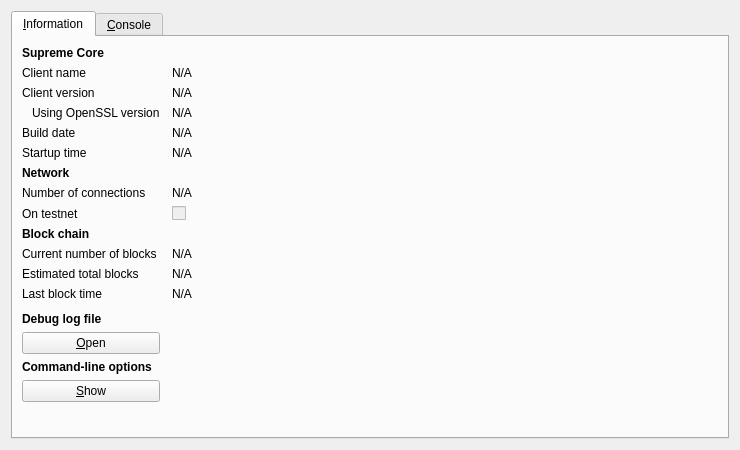
<?xml version="1.0" encoding="UTF-8"?>
<ui version="4.0">
 <class>RPCConsole</class>
 <widget class="QDialog" name="RPCConsole">
  <property name="geometry">
   <rect>
    <x>0</x>
    <y>0</y>
    <width>740</width>
    <height>450</height>
   </rect>
  </property>
  <property name="windowTitle">
   <string>Supreme - Debug window</string>
  </property>
  <layout class="QVBoxLayout" name="verticalLayout_2">
   <item>
    <widget class="QTabWidget" name="tabWidget">
     <property name="currentIndex">
      <number>0</number>
     </property>
     <widget class="QWidget" name="tab_info">
      <attribute name="title">
       <string>&amp;Information</string>
      </attribute>
      <layout class="QGridLayout" name="gridLayout" columnstretch="0,1">
       <property name="horizontalSpacing">
        <number>12</number>
       </property>
       <item row="0" column="0">
        <widget class="QLabel" name="label_9">
         <property name="font">
          <font>
           <weight>75</weight>
           <bold>true</bold>
          </font>
         </property>
         <property name="text">
          <string>Supreme Core</string>
         </property>
        </widget>
       </item>
       <item row="1" column="0">
        <widget class="QLabel" name="label_5">
         <property name="text">
          <string>Client name</string>
         </property>
        </widget>
       </item>
       <item row="1" column="1">
        <widget class="QLabel" name="clientName">
         <property name="cursor">
          <cursorShape>IBeamCursor</cursorShape>
         </property>
         <property name="text">
          <string>N/A</string>
         </property>
         <property name="textFormat">
          <enum>Qt::PlainText</enum>
         </property>
         <property name="textInteractionFlags">
          <set>Qt::LinksAccessibleByMouse|Qt::TextSelectableByKeyboard|Qt::TextSelectableByMouse</set>
         </property>
        </widget>
       </item>
       <item row="2" column="0">
        <widget class="QLabel" name="label_6">
         <property name="text">
          <string>Client version</string>
         </property>
        </widget>
       </item>
       <item row="2" column="1">
        <widget class="QLabel" name="clientVersion">
         <property name="cursor">
          <cursorShape>IBeamCursor</cursorShape>
         </property>
         <property name="text">
          <string>N/A</string>
         </property>
         <property name="textFormat">
          <enum>Qt::PlainText</enum>
         </property>
         <property name="textInteractionFlags">
          <set>Qt::LinksAccessibleByMouse|Qt::TextSelectableByKeyboard|Qt::TextSelectableByMouse</set>
         </property>
        </widget>
       </item>
       <item row="3" column="0">
        <widget class="QLabel" name="label_14">
         <property name="text">
          <string>Using OpenSSL version</string>
         </property>
         <property name="indent">
          <number>10</number>
         </property>
        </widget>
       </item>
       <item row="3" column="1">
        <widget class="QLabel" name="openSSLVersion">
         <property name="cursor">
          <cursorShape>IBeamCursor</cursorShape>
         </property>
         <property name="text">
          <string>N/A</string>
         </property>
         <property name="textFormat">
          <enum>Qt::PlainText</enum>
         </property>
         <property name="textInteractionFlags">
          <set>Qt::LinksAccessibleByMouse|Qt::TextSelectableByKeyboard|Qt::TextSelectableByMouse</set>
         </property>
        </widget>
       </item>
       <item row="4" column="0">
        <widget class="QLabel" name="label_12">
         <property name="text">
          <string>Build date</string>
         </property>
        </widget>
       </item>
       <item row="4" column="1">
        <widget class="QLabel" name="buildDate">
         <property name="cursor">
          <cursorShape>IBeamCursor</cursorShape>
         </property>
         <property name="text">
          <string>N/A</string>
         </property>
         <property name="textFormat">
          <enum>Qt::PlainText</enum>
         </property>
         <property name="textInteractionFlags">
          <set>Qt::LinksAccessibleByMouse|Qt::TextSelectableByKeyboard|Qt::TextSelectableByMouse</set>
         </property>
        </widget>
       </item>
       <item row="5" column="0">
        <widget class="QLabel" name="label_13">
         <property name="text">
          <string>Startup time</string>
         </property>
        </widget>
       </item>
       <item row="5" column="1">
        <widget class="QLabel" name="startupTime">
         <property name="cursor">
          <cursorShape>IBeamCursor</cursorShape>
         </property>
         <property name="text">
          <string>N/A</string>
         </property>
         <property name="textFormat">
          <enum>Qt::PlainText</enum>
         </property>
         <property name="textInteractionFlags">
          <set>Qt::LinksAccessibleByMouse|Qt::TextSelectableByKeyboard|Qt::TextSelectableByMouse</set>
         </property>
        </widget>
       </item>
       <item row="6" column="0">
        <widget class="QLabel" name="label_11">
         <property name="font">
          <font>
           <weight>75</weight>
           <bold>true</bold>
          </font>
         </property>
         <property name="text">
          <string>Network</string>
         </property>
        </widget>
       </item>
       <item row="7" column="0">
        <widget class="QLabel" name="label_7">
         <property name="text">
          <string>Number of connections</string>
         </property>
        </widget>
       </item>
       <item row="7" column="1">
        <widget class="QLabel" name="numberOfConnections">
         <property name="cursor">
          <cursorShape>IBeamCursor</cursorShape>
         </property>
         <property name="text">
          <string>N/A</string>
         </property>
         <property name="textFormat">
          <enum>Qt::PlainText</enum>
         </property>
         <property name="textInteractionFlags">
          <set>Qt::LinksAccessibleByMouse|Qt::TextSelectableByKeyboard|Qt::TextSelectableByMouse</set>
         </property>
        </widget>
       </item>
       <item row="8" column="0">
        <widget class="QLabel" name="label_8">
         <property name="text">
          <string>On testnet</string>
         </property>
        </widget>
       </item>
       <item row="8" column="1">
        <widget class="QCheckBox" name="isTestNet">
         <property name="enabled">
          <bool>false</bool>
         </property>
         <property name="text">
          <string/>
         </property>
        </widget>
       </item>
       <item row="9" column="0">
        <widget class="QLabel" name="label_10">
         <property name="font">
          <font>
           <weight>75</weight>
           <bold>true</bold>
          </font>
         </property>
         <property name="text">
          <string>Block chain</string>
         </property>
        </widget>
       </item>
       <item row="10" column="0">
        <widget class="QLabel" name="label_3">
         <property name="text">
          <string>Current number of blocks</string>
         </property>
        </widget>
       </item>
       <item row="10" column="1">
        <widget class="QLabel" name="numberOfBlocks">
         <property name="cursor">
          <cursorShape>IBeamCursor</cursorShape>
         </property>
         <property name="text">
          <string>N/A</string>
         </property>
         <property name="textFormat">
          <enum>Qt::PlainText</enum>
         </property>
         <property name="textInteractionFlags">
          <set>Qt::LinksAccessibleByMouse|Qt::TextSelectableByKeyboard|Qt::TextSelectableByMouse</set>
         </property>
        </widget>
       </item>
       <item row="11" column="0">
        <widget class="QLabel" name="label_4">
         <property name="text">
          <string>Estimated total blocks</string>
         </property>
        </widget>
       </item>
       <item row="11" column="1">
        <widget class="QLabel" name="totalBlocks">
         <property name="cursor">
          <cursorShape>IBeamCursor</cursorShape>
         </property>
         <property name="text">
          <string>N/A</string>
         </property>
         <property name="textFormat">
          <enum>Qt::PlainText</enum>
         </property>
         <property name="textInteractionFlags">
          <set>Qt::LinksAccessibleByMouse|Qt::TextSelectableByKeyboard|Qt::TextSelectableByMouse</set>
         </property>
        </widget>
       </item>
       <item row="12" column="0">
        <widget class="QLabel" name="label_2">
         <property name="text">
          <string>Last block time</string>
         </property>
        </widget>
       </item>
       <item row="12" column="1">
        <widget class="QLabel" name="lastBlockTime">
         <property name="cursor">
          <cursorShape>IBeamCursor</cursorShape>
         </property>
         <property name="text">
          <string>N/A</string>
         </property>
         <property name="textFormat">
          <enum>Qt::PlainText</enum>
         </property>
         <property name="textInteractionFlags">
          <set>Qt::LinksAccessibleByMouse|Qt::TextSelectableByKeyboard|Qt::TextSelectableByMouse</set>
         </property>
        </widget>
       </item>
       <item row="13" column="0">
        <spacer name="verticalSpacer_2">
         <property name="orientation">
          <enum>Qt::Vertical</enum>
         </property>
         <property name="sizeHint" stdset="0">
          <size>
           <width>20</width>
           <height>20</height>
          </size>
         </property>
        </spacer>
       </item>
       <item row="14" column="0">
        <widget class="QLabel" name="labelDebugLogfile">
         <property name="font">
          <font>
           <weight>75</weight>
           <bold>true</bold>
          </font>
         </property>
         <property name="text">
          <string>Debug log file</string>
         </property>
        </widget>
       </item>
       <item row="15" column="0">
        <widget class="QPushButton" name="openDebugLogfileButton">
         <property name="toolTip">
          <string>Open the Supreme debug log file from the current data directory. This can take a few seconds for large log files.</string>
         </property>
         <property name="text">
          <string>&amp;Open</string>
         </property>
         <property name="autoDefault">
          <bool>false</bool>
         </property>
        </widget>
       </item>
       <item row="16" column="0">
        <widget class="QLabel" name="labelCLOptions">
         <property name="font">
          <font>
           <weight>75</weight>
           <bold>true</bold>
          </font>
         </property>
         <property name="text">
          <string>Command-line options</string>
         </property>
        </widget>
       </item>
       <item row="17" column="0">
        <widget class="QPushButton" name="showCLOptionsButton">
         <property name="toolTip">
          <string>Show the Supreme-Qt help message to get a list with possible Supreme command-line options.</string>
         </property>
         <property name="text">
          <string>&amp;Show</string>
         </property>
         <property name="autoDefault">
          <bool>false</bool>
         </property>
        </widget>
       </item>
       <item row="18" column="0">
        <spacer name="verticalSpacer">
         <property name="orientation">
          <enum>Qt::Vertical</enum>
         </property>
         <property name="sizeHint" stdset="0">
          <size>
           <width>20</width>
           <height>40</height>
          </size>
         </property>
        </spacer>
       </item>
      </layout>
     </widget>
     <widget class="QWidget" name="tab_console">
      <attribute name="title">
       <string>&amp;Console</string>
      </attribute>
      <layout class="QVBoxLayout" name="verticalLayout_3">
       <property name="spacing">
        <number>3</number>
       </property>
       <item>
        <widget class="QTextEdit" name="messagesWidget">
         <property name="minimumSize">
          <size>
           <width>0</width>
           <height>100</height>
          </size>
         </property>
         <property name="readOnly">
          <bool>true</bool>
         </property>
         <property name="tabKeyNavigation" stdset="0">
          <bool>false</bool>
         </property>
         <property name="columnCount" stdset="0">
          <number>2</number>
         </property>
        </widget>
       </item>
       <item>
        <layout class="QHBoxLayout" name="horizontalLayout">
         <property name="spacing">
          <number>3</number>
         </property>
         <item>
          <widget class="QLabel" name="label">
           <property name="text">
            <string notr="true">&gt;</string>
           </property>
          </widget>
         </item>
         <item>
          <widget class="QLineEdit" name="lineEdit"/>
         </item>
         <item>
          <widget class="QPushButton" name="clearButton">
           <property name="maximumSize">
            <size>
             <width>24</width>
             <height>24</height>
            </size>
           </property>
           <property name="toolTip">
            <string>Clear console</string>
           </property>
           <property name="text">
            <string/>
           </property>
           <property name="icon">
            <iconset resource="../bitcoin.qrc">
             <normaloff>:/icons/remove</normaloff>:/icons/remove</iconset>
           </property>
           <property name="shortcut">
            <string notr="true">Ctrl+L</string>
           </property>
           <property name="autoDefault">
            <bool>false</bool>
           </property>
          </widget>
         </item>
        </layout>
       </item>
      </layout>
     </widget>
    </widget>
   </item>
  </layout>
 </widget>
 <resources>
  <include location="../bitcoin.qrc"/>
 </resources>
 <connections/>
</ui>
